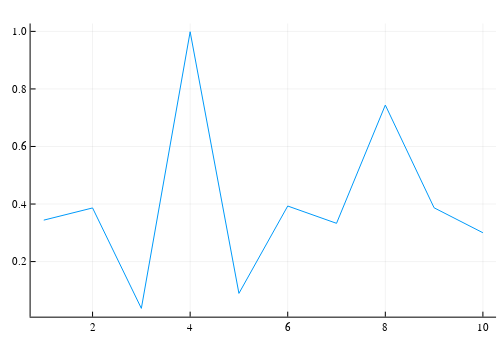

The notebook cell saved with this chart:
### Code cell
plotlyjs()
plot(rand(10))

### Figure 1 — Plotly figure (JSON) as saved in the notebook; plotly's stock layout.template omitted (floating-point values rounded to 4 significant figures)
{"data": [{"colorbar": {"title": {"text": ""}}, "legendgroup": "y1", "line": {"color": "rgba(0, 154, 250, 1.000)", "dash": "solid", "shape": "linear", "width": 1}, "mode": "lines", "name": "y1", "showlegend": true, "type": "scatter", "x": [1, 2, 3, 4, 5, 6, 7, 8, 9, 10], "xaxis": "x", "y": [0.344, 0.3864, 0.03742, 0.9986, 0.08949, 0.3931, 0.333, 0.7439, 0.3869, 0.3002], "yaxis": "y", "zmax": null, "zmin": null}], "layout": {"annotations": [], "height": 350, "margin": {"b": 20, "l": 0, "r": 0, "t": 20}, "paper_bgcolor": "rgba(255, 255, 255, 1.000)", "plot_bgcolor": "rgba(255, 255, 255, 1.000)", "showlegend": false, "width": 500, "xaxis": {"anchor": "y", "domain": [0.06121, 0.9921], "gridcolor": "rgba(0, 0, 0, 0.1)", "gridwidth": 0.5, "linecolor": "rgba(0, 0, 0, 1)", "mirror": false, "range": [0.73, 10.27], "showgrid": true, "showline": true, "showticklabels": true, "tickangle": 0, "tickcolor": "rgb(0, 0, 0)", "tickfont": {"color": "rgba(0, 0, 0, 1)", "family": "sans-serif", "size": 11}, "tickmode": "array", "ticks": "inside", "ticktext": ["2", "4", "6", "8", "10"], "tickvals": [2, 4, 6, 8, 10], "title": {"font": {"color": "rgba(0, 0, 0, 1)", "family": "sans-serif", "size": 15}, "text": ""}, "type": "linear", "visible": true, "zeroline": false, "zerolinecolor": "rgba(0, 0, 0, 1)"}, "yaxis": {"anchor": "x", "domain": [0.04299, 0.9888], "gridcolor": "rgba(0, 0, 0, 0.1)", "gridwidth": 0.5, "linecolor": "rgba(0, 0, 0, 1)", "mirror": false, "range": [0.008583, 1.027], "showgrid": true, "showline": true, "showticklabels": true, "tickangle": 0, "tickcolor": "rgb(0, 0, 0)", "tickfont": {"color": "rgba(0, 0, 0, 1)", "family": "sans-serif", "size": 11}, "tickmode": "array", "ticks": "inside", "ticktext": ["0.2", "0.4", "0.6", "0.8", "1.0"], "tickvals": [0.2, 0.4, 0.6, 0.8, 1], "title": {"font": {"color": "rgba(0, 0, 0, 1)", "family": "sans-serif", "size": 15}, "text": ""}, "type": "linear", "visible": true, "zeroline": false, "zerolinecolor": "rgba(0, 0, 0, 1)"}}}
